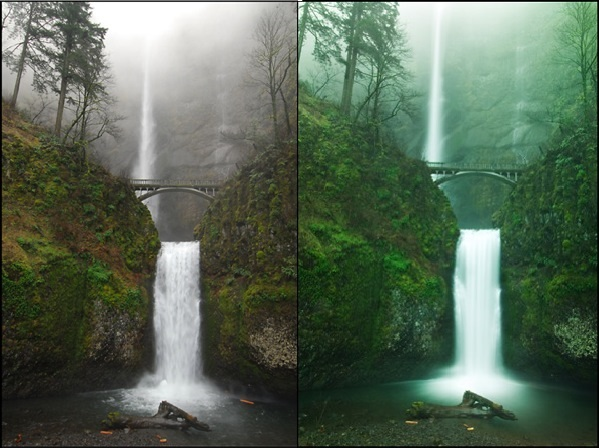
#> input picture water.jpg, 599 x 448 px
$ jupyter execute ImageMerging.ipynb
#> lines starting #> are read from the running program, lines starting #| are printed output that depends on the picture
[cell 1]
#this program in python depicts the use of different modules in python to merge two images.
import numpy as Number
import matplotlib.pyplot as math
from PIL import Image

[cell 2]
water = Image.open('water.jpg')
#> water is the input picture: PIL image 599x448 RGB; mean R, G, B 88.7, 104.7, 86.5
#print(water.mode)

[cell 3]
print('water(RGB)')
math.imshow(water)
math.show()

r,g,b = water.split()
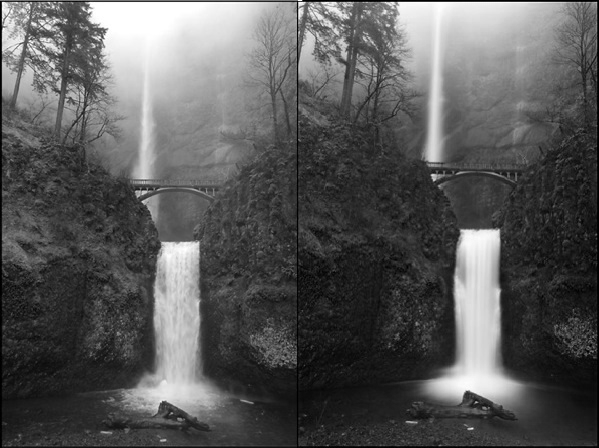
#> r: PIL image 599x448 L; min 0, max 255, mean 88.7
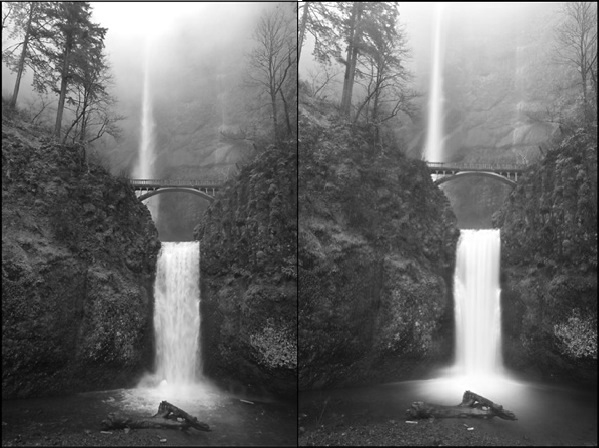
#> g: PIL image 599x448 L; min 0, max 255, mean 104.7
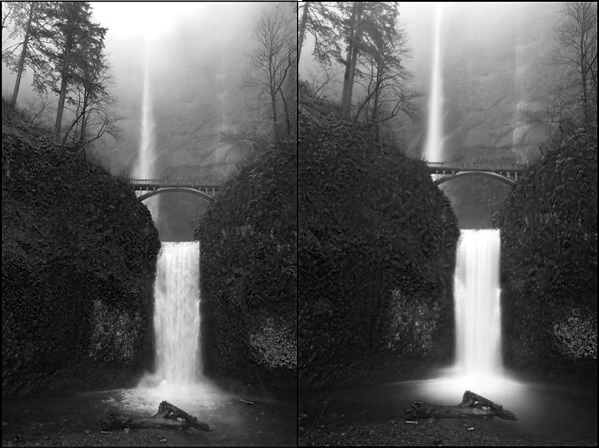
#> b: PIL image 599x448 L; min 0, max 255, mean 86.5
print('red channel')
math.imshow(r)
math.show()

print('green channel')
math.imshow(g)
math.show()

print('blue channel')
math.imshow(b)
math.show()

[cell 4]
back = Image.open('back.jpg')
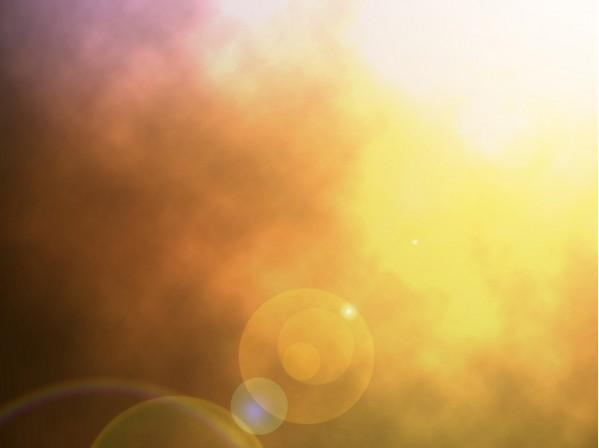
#> input picture back.jpg, 599 x 448 px
#> back is the input picture: PIL image 599x448 RGB; mean R, G, B 192.4, 154.2, 96.2
#print(back.mode)
print('back(rgb)')
math.imshow(back)
math.show()

rB,gB,bB = back.split()
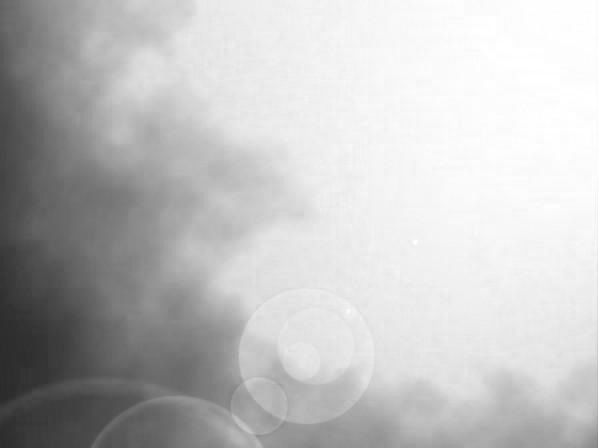
#> rB: PIL image 599x448 L; min 42, max 255, mean 192.4
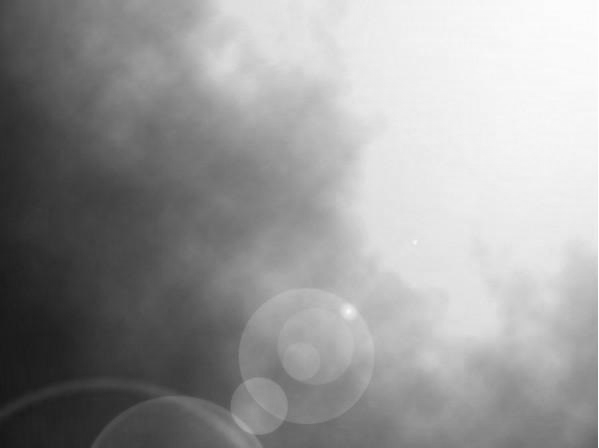
#> gB: PIL image 599x448 L; min 23, max 255, mean 154.2
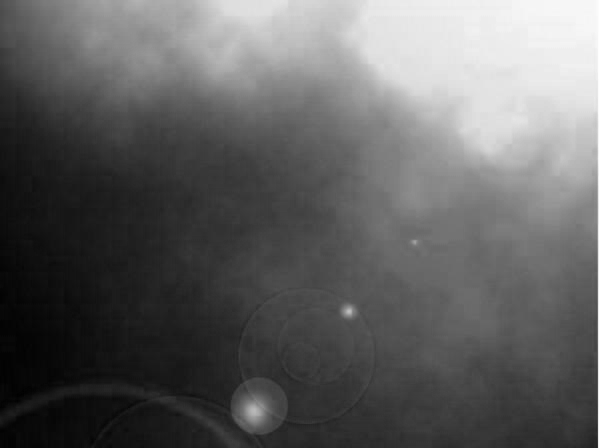
#> bB: PIL image 599x448 L; min 0, max 253, mean 96.2
print('red channel')
math.imshow(rB)
math.show()

print('green channel')
math.imshow(gB)
math.show()

print('blue channel')
math.imshow(bB)
math.show()

[cell 5]
nimage = Image.merge('RGB',(r,gB,bB))
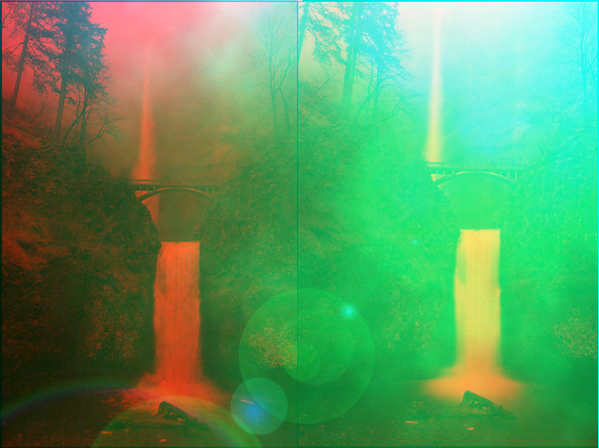
#> nimage: PIL image 599x448 RGB; mean R, G, B 88.7, 154.2, 96.2
math.imshow(nimage)
math.xticks([]),math.yticks([])
math.show()
